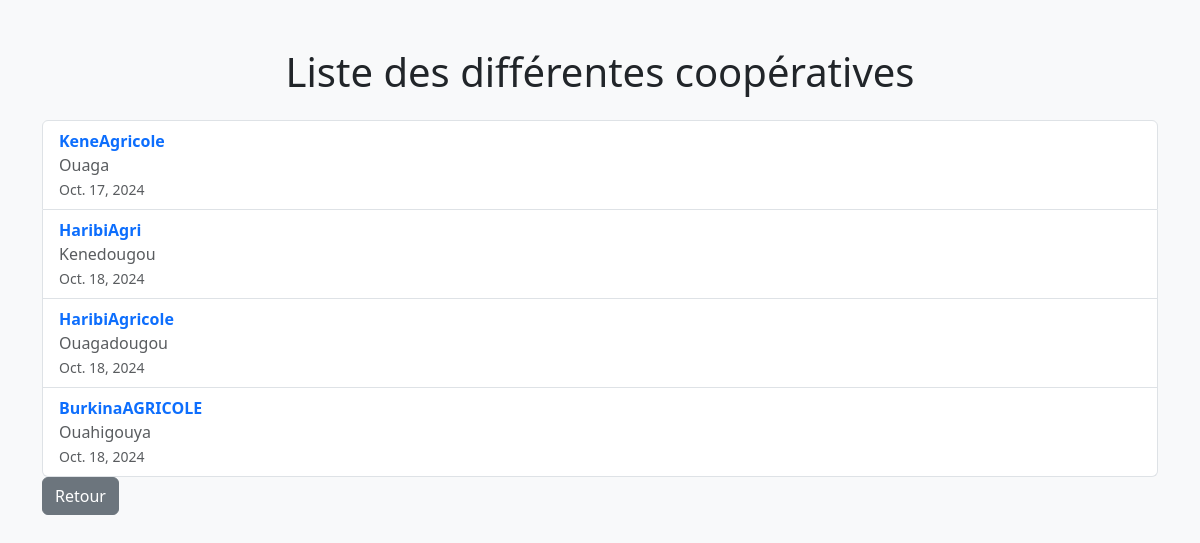
The app's page /liste_cooperative/, older data.
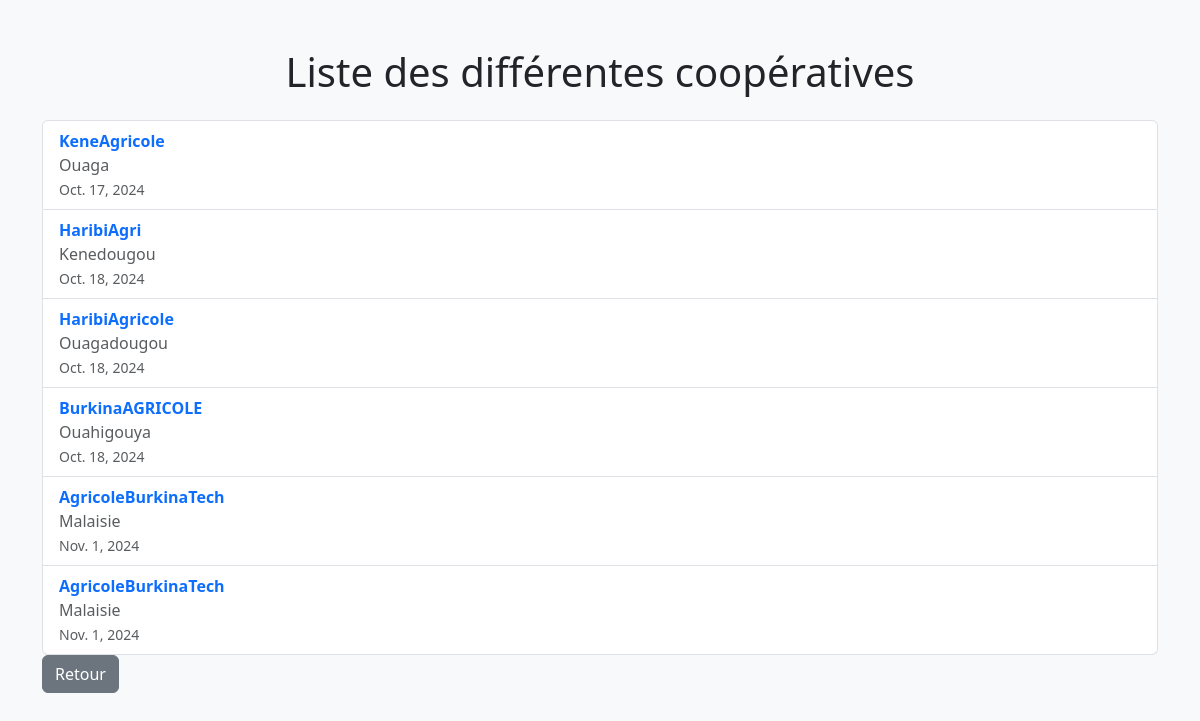
The same page, newer data.
### members/models.py (models this page shows, shortened)
class Cooperative(models.Model):
    nom = models.CharField(max_length=255)
    adresse = models.TextField()
    date_creation = models.DateField(auto_now_add=True)

### members/views.py (the view)
# urls.py: path('liste_cooperative/', views.liste_cooperative, name='liste_cooperative'),
def liste_cooperative(request):
    coop = Cooperative.objects.all().values()
    template = loader.get_template('liste_cooperative.html')
    context = {
        'coop': coop,
    }
    return render(request, 'liste_cooperative.html', context)

### members/templates/liste_cooperative.html (shortened to what this page needs)
<!DOCTYPE html>
<html lang="en">
<head>
    <link href="https://cdn.jsdelivr.net/npm/bootstrap@5.3.3/dist/css/bootstrap.min.css" rel="stylesheet">
</head>
<body class="bg-light">
    <div class="container mt-5">
        <h1 class="text-center mb-4">Liste des différentes coopératives</h1>
        <div class="row">
            <div class="col-12">
                <ul class="list-group">
                    {% for c in coop %}
                        <li class="list-group-item">
                            <a href="details_coop/{{ c.id }}" class="text-decoration-none">
                                <strong>{{ c.nom }}</strong><br>
                                <span class="text-muted">{{ c.adresse }}</span><br>
                                <small class="text-muted">{{ c.date_creation }}</small>
                            </a>
                        </li>
                    {% endfor %}
                </ul>
            </div>
        </div>
        <div class="card-footer">
            <a href="{% url 'index' %}" class="btn btn-secondary">Retour</a>
        </div>
    </div>
</body>
</html>

Row changes from the older to the newer data that the page shows:
added Cooperative: nom "AgricoleBurkinaTech", adresse "Malaisie", date_creation "Nov. 1, 2024"
added Cooperative: nom "AgricoleBurkinaTech", adresse "Malaisie", date_creation "Nov. 1, 2024"
